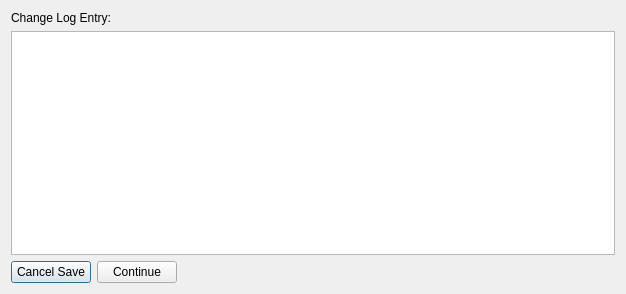
<?xml version="1.0" encoding="UTF-8"?>
<ui version="4.0">
 <class>saveMetadataDialog</class>
 <widget class="QDialog" name="saveMetadataDialog">
  <property name="geometry">
   <rect>
    <x>0</x>
    <y>0</y>
    <width>626</width>
    <height>294</height>
   </rect>
  </property>
  <property name="windowTitle">
   <string>Saving Session -- Metadata Entry</string>
  </property>
  <layout class="QVBoxLayout" name="verticalLayout">
   <item>
    <widget class="QLabel" name="label_2">
     <property name="text">
      <string>Change Log Entry:</string>
     </property>
     <property name="buddy">
      <cstring>changeLogEntryText</cstring>
     </property>
    </widget>
   </item>
   <item>
    <widget class="QTextEdit" name="changeLogEntryText"/>
   </item>
   <item>
    <layout class="QHBoxLayout" name="horizontalLayout_3">
     <item>
      <widget class="QPushButton" name="cancelButton">
       <property name="text">
        <string>Cancel Save</string>
       </property>
      </widget>
     </item>
     <item>
      <widget class="QPushButton" name="continueButton">
       <property name="text">
        <string>Continue</string>
       </property>
      </widget>
     </item>
     <item>
      <spacer name="horizontalSpacer_3">
       <property name="orientation">
        <enum>Qt::Horizontal</enum>
       </property>
       <property name="sizeHint" stdset="0">
        <size>
         <width>40</width>
         <height>20</height>
        </size>
       </property>
      </spacer>
     </item>
    </layout>
   </item>
  </layout>
 </widget>
 <resources/>
 <connections/>
</ui>
